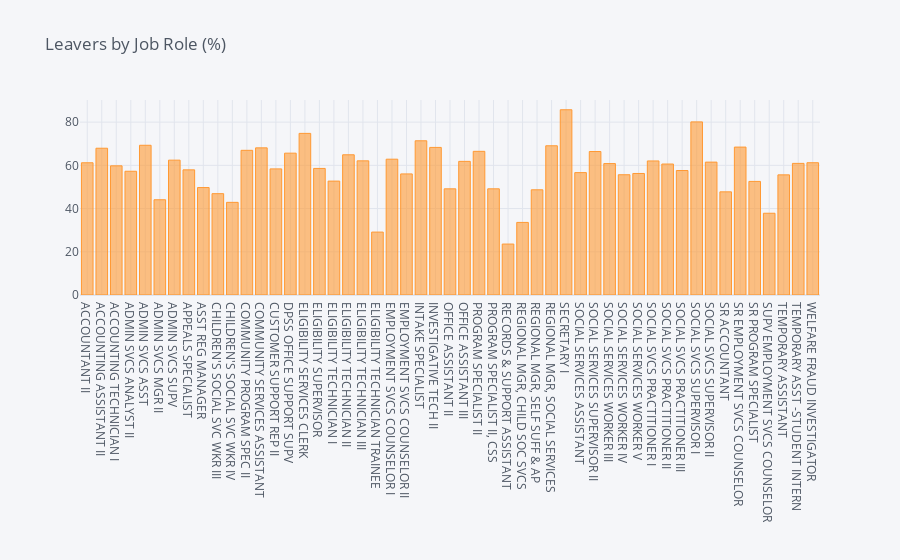

This figure's notebook cell:
### Code cell
jobtitle_top_50 = df_age_nonnull[df_age_nonnull.jobtitle.isin(df_age_nonnull.jobtitle.value_counts()[df_age_nonnull.jobtitle.value_counts()>115].index)]['jobtitle']
df_jobtitle = pd.DataFrame(columns=["jobtitle", "division_leavers"])
i=0
for field in list(jobtitle_top_50.unique()):
    ratio = df_age_nonnull[(df_age_nonnull['jobtitle']==field)&(df_age_nonnull['Attrition']==1)].shape[0] / df_age_nonnull[df_age_nonnull['jobtitle']==field].shape[0]
    df_jobtitle.loc[i] = (field, ratio*100)
    i += 1
    #print("In {}, the ratio of leavers is {:.2f}%".format(field, ratio*100))    
df_JR = df_jobtitle.groupby(by="jobtitle").sum()
df_JR.iplot(kind='bar',title='Leavers by Job Role (%)')

### Figure 1 — Plotly figure (JSON) as saved in the notebook; plotly's stock layout.template omitted (floating-point values rounded to 4 significant figures)
{"data": [{"marker": {"color": "rgba(255, 153, 51, 0.6)", "line": {"color": "rgba(255, 153, 51, 1.0)", "width": 1}}, "name": "division_leavers", "orientation": "v", "text": "", "type": "bar", "x": ["ACCOUNTANT II", "ACCOUNTING ASSISTANT II", "ACCOUNTING TECHNICIAN I", "ADMIN SVCS ANALYST II", "ADMIN SVCS ASST", "ADMIN SVCS MGR II", "ADMIN SVCS SUPV", "APPEALS SPECIALIST", "ASST REG MANAGER", "CHILDREN'S SOCIAL SVC WKR III", "CHILDREN'S SOCIAL SVC WKR IV", "COMMUNITY PROGRAM SPEC II", "COMMUNITY SERVICES ASSISTANT", "CUSTOMER SUPPORT REP II", "DPSS OFFICE SUPPORT SUPV", "ELIGIBILITY SERVICES CLERK", "ELIGIBILITY SUPERVISOR", "ELIGIBILITY TECHNICIAN I", "ELIGIBILITY TECHNICIAN II", "ELIGIBILITY TECHNICIAN III", "ELIGIBILITY TECHNICIAN TRAINEE", "EMPLOYMENT SVCS COUNSELOR I", "EMPLOYMENT SVCS COUNSELOR II", "INTAKE SPECIALIST", "INVESTIGATIVE TECH II", "OFFICE ASSISTANT II", "OFFICE ASSISTANT III", "PROGRAM SPECIALIST II", "PROGRAM SPECIALIST II, CSS", "RECORDS & SUPPORT ASSISTANT", "REGIONAL MGR, CHILD SOC SVCS", "REGIONAL MGR, SELF SUFF & AP", "REGIONAL MGR, SOCIAL SERVICES", "SECRETARY I", "SOCIAL SERVICES ASSISTANT", "SOCIAL SERVICES SUPERVISOR II", "SOCIAL SERVICES WORKER III", "SOCIAL SERVICES WORKER IV", "SOCIAL SERVICES WORKER V", "SOCIAL SVCS PRACTITIONER I", "SOCIAL SVCS PRACTITIONER II", "SOCIAL SVCS PRACTITIONER III", "SOCIAL SVCS SUPERVISOR I", "SOCIAL SVCS SUPERVISOR II", "SR ACCOUNTANT", "SR EMPLOYMENT SVCS COUNSELOR", "SR PROGRAM SPECIALIST", "SUPV EMPLOYMENT SVCS COUNSELOR", "TEMPORARY ASSISTANT", "TEMPORARY ASST -STUDENT INTERN", "WELFARE FRAUD INVESTIGATOR"], "y": [61.18, 67.91, 59.76, 57.26, 69.28, 44.07, 62.39, 57.89, 49.71, 46.88, 42.87, 66.94, 68.08, 58.35, 65.63, 74.78, 58.56, 52.7, 64.87, 62.07, 29.11, 62.83, 56.03, 71.35, 68.28, 49.12, 61.83, 66.47, 49.13, 23.57, 33.59, 48.68, 69.05, 85.71, 56.63, 66.39, 60.8, 55.64, 56.23, 62.02, 60.6, 57.59, 80.1, 61.48, 47.73, 68.44, 52.55, 37.83, 55.59, 60.89, 61.21]}], "layout": {"legend": {"bgcolor": "#F5F6F9", "font": {"color": "#4D5663"}}, "paper_bgcolor": "#F5F6F9", "plot_bgcolor": "#F5F6F9", "title": {"font": {"color": "#4D5663"}, "text": "Leavers by Job Role (%)"}, "xaxis": {"gridcolor": "#E1E5ED", "showgrid": true, "tickfont": {"color": "#4D5663"}, "title": {"font": {"color": "#4D5663"}, "text": ""}, "zerolinecolor": "#E1E5ED"}, "yaxis": {"gridcolor": "#E1E5ED", "showgrid": true, "tickfont": {"color": "#4D5663"}, "title": {"font": {"color": "#4D5663"}, "text": ""}, "zerolinecolor": "#E1E5ED"}}}
